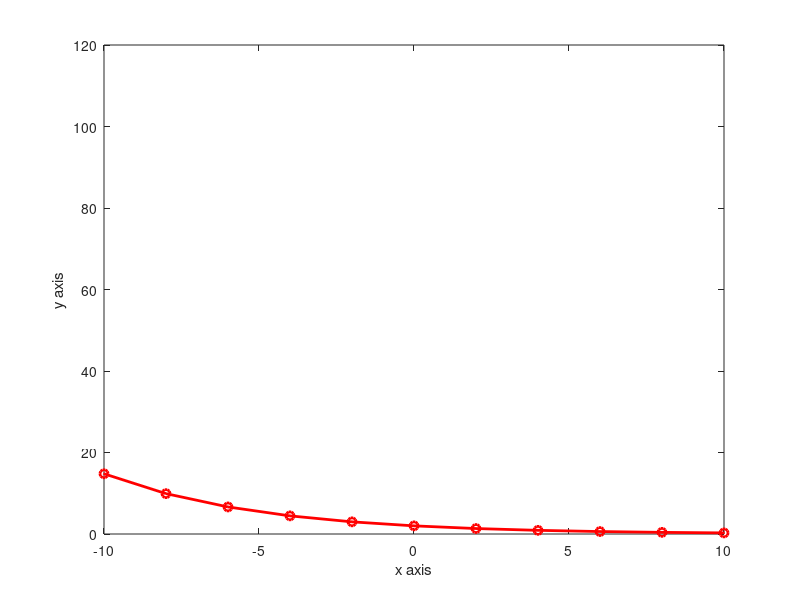

This chart was generated by the following MATLAB code:
clear all; clc;

% Replace the strings with the correct numbers
x = -20:2:20; % Replace the strings with the correct numbers
% Calculate the function
y = 2.*exp(-0.2.*x);
% Plot the function
plot(x,y, 'Marker', 'o', 'Color', 'red', 'LineWidth', 2)
xlim([-10 10])
% X label and Y label
xlabel('x axis')
ylabel('y axis')
